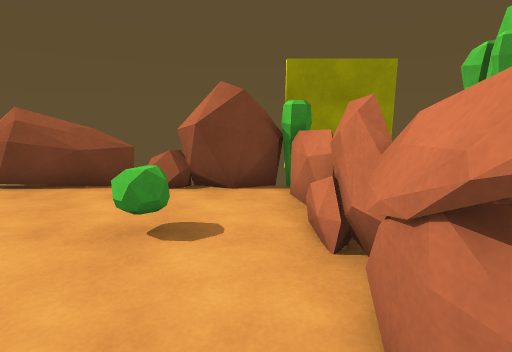
[1] (above)

13 first-person views from a walk through a Unity game level. The camera is 1.4 m above the floor, tilts 10° down and sees 85° across. The floor is counted in squares, 1 m on a side. Each view is taken from the middle of a square. On the plan, view 1 faces up. The plan holds only what a view shows up to about 14 squares ahead; the rest is blank. Some surface patterns are stand-ins.

[2]
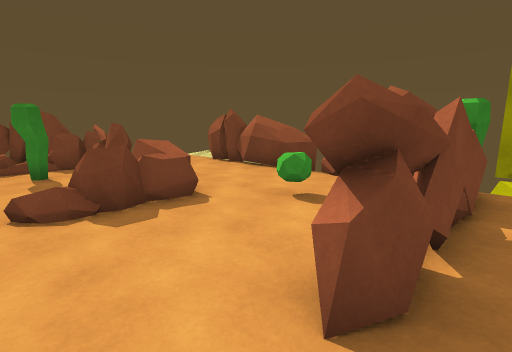

[3]
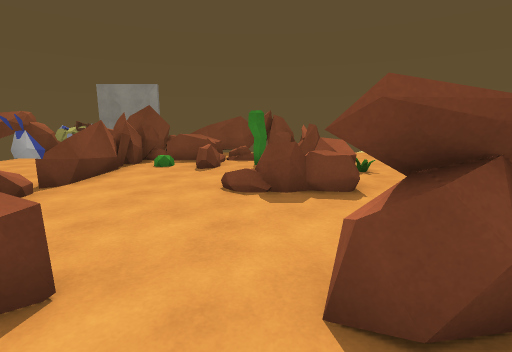

[4]
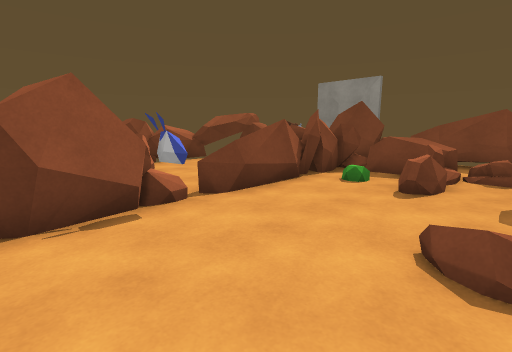

[5]
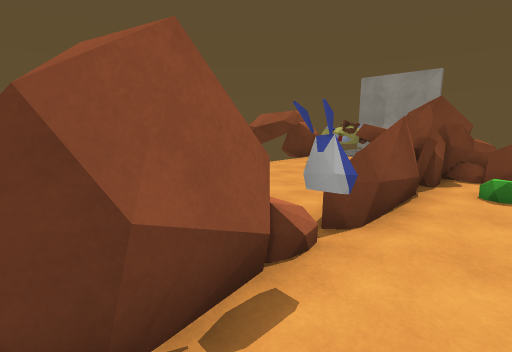

[6]
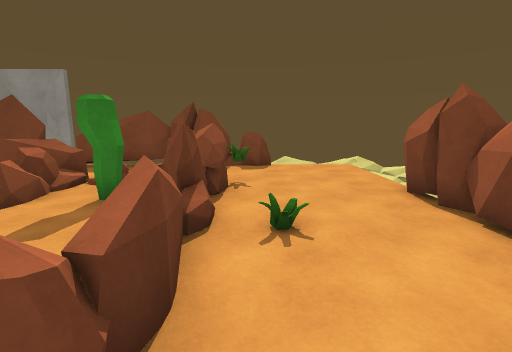

[7]
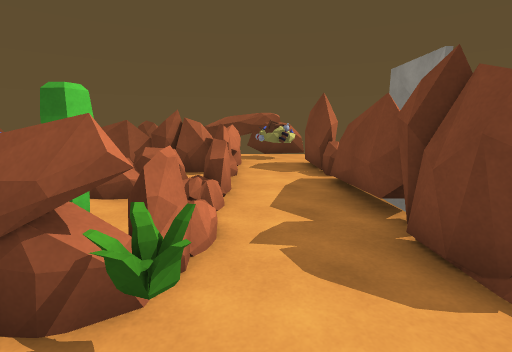

[8]
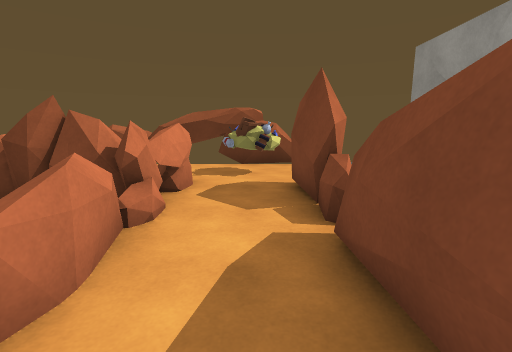

[9]
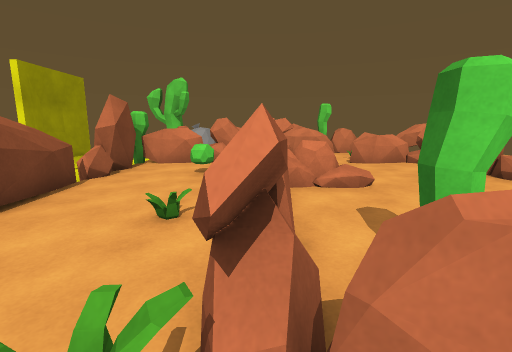

[10]
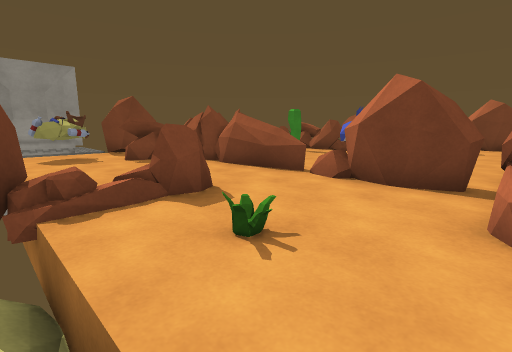

[11]
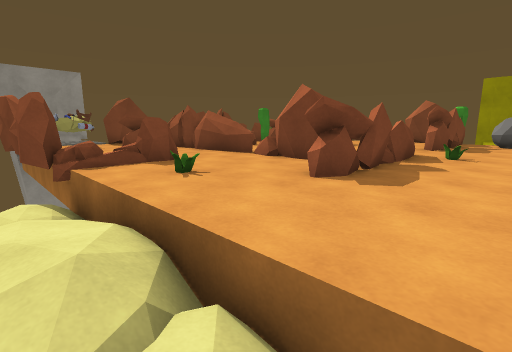

[12]
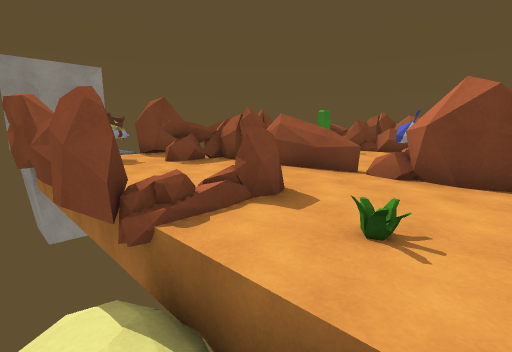

[13]
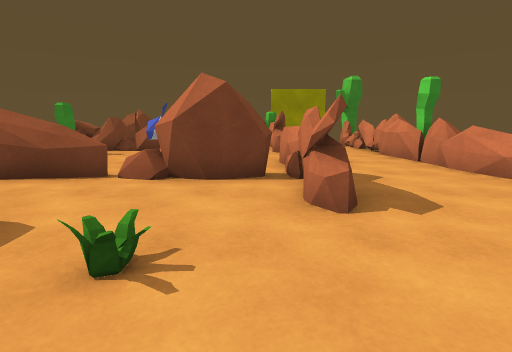

### Floor plan
Key: @ floor where view 1 was taken; # wall or solid block; x gap in a wall; . main floor; : floor 0.25 m higher than the main floor; - floor 0.5 m lower than the main floor; _ floor 1 m lower than the main floor; / step, stairs or slope; = window, fence, low wall or low ledge; v drop or lower ground; O other object.
Columns run from 13 left of view 1 to 6 right of it. Each row starts with its distance up from view 1.
  7  -_- #####x####
  6  ....#####.=###.
  5  .............=.OO
  4  ..........OO.=.OO
  3 #=.OO.......O.#.. #
  2 ##..#==x===...#.. =
  1  #..=.....=...#...=
  0  #..=OO...x..@....#
 -1  #..=.............#
 -2  #..===.......=...##
 -3  =..=.........=...=#
 -4  x..#......O..=...=#
 -5 ##..#####=x####...=#
 -6  #..=.........=...
 -7  x..#.........#...
 -8  OOO.....##.......
 -9  OOO.....##.:.....
-10   O......//.......
-11  #####=###=/v////
-12            ///// /

Positions as (right, up) in squares from view 1, and headings:
1: (0, 0), facing up
2: (2, -1), facing up-left
3: (3, 0), facing left
4: (0, 0), facing down-left
5: (0, -3), facing down-left
6: (-2, 3), facing left
7: (-10, 4), facing down
8: (-11, 0), facing down
9: (-10, 2), facing right
10: (1, -11), facing up-left
11: (4, -12), facing up-left
12: (0, -12), facing up-left
13: (0, -11), facing up
